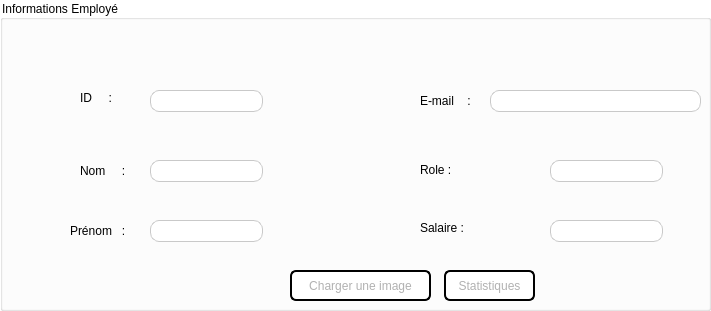
       <widget class="QGroupBox" name="groupBox_16">
        <property name="geometry">
         <rect>
          <x>10</x>
          <y>10</y>
          <width>711</width>
          <height>311</height>
         </rect>
        </property>
        <property name="styleSheet">
         <string notr="true">QToolTip
{
border: 1px solid black;
background-color: #ffa02f;
padding: 1px;
border-radius: 3px;
opacity: 100;
color: black;
}

QWidget
{
    color: #000000;
    background-color: rgba(50, 50, 50, 0);
font: 87 8pt &quot;Segoe UI Black&quot;;
}

QWidget:item:hover
{
    background-color: QLinearGradient( x1: 0, y1: 0, x2: 0, y2: 1, stop: 0 #ffa02f, stop: 1 #ca0619);
    color: #ffde59;
}

QWidget:item:selected
{
    background-color: QLinearGradient( x1: 0, y1: 0, x2: 0, y2: 1, stop: 0 #ffde59, stop: 1 #ffde59);
}

QMenuBar::item
{
    background: transparent;
}

QMenuBar::item:selected
{
    background: transparent;
    border: 1px solid #ffaa00;
}

QMenuBar::item:pressed
{
    background: #ffde59;
    border: 1px solid #000;
    background-color: QLinearGradient(
        x1:0, y1:0,
        x2:0, y2:1,
        stop:1 #212121,
        stop:0.4 #343434/*,
        stop:0.2 #343434,
        stop:0.1 #ffaa00*/
    );
    margin-bottom:-1px;
    padding-bottom:1px;
}

QMenu
{
    border: 1px solid #000;
}

QMenu::item
{
    padding: 2px 20px 2px 20px;
}

QMenu::item:selected
{
    color: #000000;
}

QWidget:disabled
{
    color: #404040;
    background-color: #323232;
}

QAbstractItemView
{
    background-color: QLinearGradient( x1: 0, y1: 0, x2: 0, y2: 1, stop: 0 #4d4d4d, stop: 0.1 #646464, stop: 1 #5d5d5d);
}

QWidget:focus
{
    /*border: 2px solid QLinearGradient( x1: 0, y1: 0, x2: 0, y2: 1, stop: 0 #ffa02f, stop: 1 #d7801a);*/
}

QLineEdit
{
    background-color: QLinearGradient( x1: 0, y1: 0, x2: 0, y2: 1, stop: 0 #4d4d4d, stop: 0 #646464, stop: 1 #5d5d5d);
    padding: 1px;
    border-style: solid;
    border: 1px solid #1e1e1e;
    border-radius: 5;
}

QPushButton
{
    color: #b1b1b1;
    background-color: QLinearGradient( x1: 0, y1: 0, x2: 0, y2: 1, stop: 0 #565656, stop: 0.1 #525252, stop: 0.5 #4e4e4e, stop: 0.9 #4a4a4a, stop: 1 #464646);
    border-width: 1px;
    border-color: #ffde59;
    border-style: solid;
    border-radius: 6;
    padding: 3px;
    font-size: 12px;
    padding-left: 5px;
    padding-right: 5px;
}

QPushButton:pressed
{
    background-color: QLinearGradient( x1: 0, y1: 0, x2: 0, y2: 1, stop: 0 #2d2d2d, stop: 0.1 #2b2b2b, stop: 0.5 #292929, stop: 0.9 #282828, stop: 1 #252525);
}

QComboBox
{
    selection-background-color: #ffaa00;
    background-color: QLinearGradient( x1: 0, y1: 0, x2: 0, y2: 1, stop: 0 #565656, stop: 0.1 #525252, stop: 0.5 #4e4e4e, stop: 0.9 #4a4a4a, stop: 1 #464646);
    border-style: solid;
    border: 1px solid #1e1e1e;
    border-radius: 5;
}

QComboBox:hover,QPushButton:hover
{
    border: 2px solid QLinearGradient( x1: 0, y1: 0, x2: 0, y2: 1, stop: 0 #ffa02f, stop: 1 #d7801a);
}


QComboBox:on
{
    padding-top: 3px;
    padding-left: 4px;
    background-color: QLinearGradient( x1: 0, y1: 0, x2: 0, y2: 1, stop: 0 #2d2d2d, stop: 0.1 #2b2b2b, stop: 0.5 #292929, stop: 0.9 #282828, stop: 1 #252525);
    selection-background-color: #ffaa00;
}

QComboBox QAbstractItemView
{
    border: 2px solid darkgray;
    selection-background-color: QLinearGradient( x1: 0, y1: 0, x2: 0, y2: 1, stop: 0 #ffa02f, stop: 1 #d7801a);
}

QComboBox::drop-down
{
     subcontrol-origin: padding;
     subcontrol-position: top right;
     width: 15px;

     border-left-width: 0px;
     border-left-color: darkgray;
     border-left-style: solid; /* just a single line */
     border-top-right-radius: 3px; /* same radius as the QComboBox */
     border-bottom-right-radius: 3px;
 }

QComboBox::down-arrow
{
     image: url(:/down_arrow.png);
}

QGroupBox:focus
{
border: 2px solid QLinearGradient( x1: 0, y1: 0, x2: 0, y2: 1, stop: 0 #ffa02f, stop: 1 #d7801a);
}

QTextEdit:focus
{
    border: 2px solid QLinearGradient( x1: 0, y1: 0, x2: 0, y2: 1, stop: 0 #ffa02f, stop: 1 #d7801a);
}

QScrollBar:horizontal {
     border: 1px solid #222222;
     background: QLinearGradient( x1: 0, y1: 0, x2: 0, y2: 1, stop: 0.0 #ffde59, stop: 0.2 #ffde59, stop: 1 #ffde59);
     height: 7px;
     margin: 0px 16px 0 16px;
}

QScrollBar::handle:horizontal
{
      background: QLinearGradient( x1: 0, y1: 0, x2: 1, y2: 0, stop: 0 #ffde59, stop: 0.5 #ffde59, stop: 1 #ffde59);
      min-height: 20px;
      border-radius: 2px;
}

QScrollBar::add-line:horizontal {
      border: 1px solid #1b1b19;
      border-radius: 2px;
      background: QLinearGradient( x1: 0, y1: 0, x2: 1, y2: 0, stop: 0 #ffde59, stop: 1 #ffde59);
      width: 14px;
      subcontrol-position: right;
      subcontrol-origin: margin;
}

QScrollBar::sub-line:horizontal {
      border: 1px solid #1b1b19;
      border-radius: 2px;
      background: QLinearGradient( x1: 0, y1: 0, x2: 1, y2: 0, stop: 0 #ffa02f, stop: 1 #d7801a);
      width: 14px;
     subcontrol-position: left;
     subcontrol-origin: margin;
}

QScrollBar::right-arrow:horizontal, QScrollBar::left-arrow:horizontal
{
      border: 1px solid black;
      width: 1px;
      height: 1px;
      background: white;
}

QScrollBar::add-page:horizontal, QScrollBar::sub-page:horizontal
{
      background: none;
}

QScrollBar:vertical
{
      background: QLinearGradient( x1: 0, y1: 0, x2: 1, y2: 0, stop: 0.0 #ffde59, stop: 0.2 #282828, stop: 1 #484848);
      width: 7px;
      margin: 16px 0 16px 0;
      border: 1px solid #222222;
}

QScrollBar::handle:vertical
{
      background: QLinearGradient( x1: 0, y1: 0, x2: 0, y2: 1, stop: 0 #ffde59, stop: 0.5 #d7801a, stop: 1 #ffde59);
      min-height: 20px;
      border-radius: 2px;
}

QScrollBar::add-line:vertical
{
      border: 1px solid #1b1b19;
      border-radius: 2px;
      background: QLinearGradient( x1: 0, y1: 0, x2: 0, y2: 1, stop: 0 #ffde59, stop: 1 #ffde59);
      height: 14px;
      subcontrol-position: bottom;
      subcontrol-origin: margin;
}

QScrollBar::sub-line:vertical
{
      border: 1px solid #1b1b19;
      border-radius: 2px;
      background: QLinearGradient( x1: 0, y1: 0, x2: 0, y2: 1, stop: 0 #ffde59, stop: 1 #ffde59);
      height: 14px;
      subcontrol-position: top;
      subcontrol-origin: margin;
}

QScrollBar::up-arrow:vertical, QScrollBar::down-arrow:vertical
{
      border: 1px solid black;
      width: 1px;
      height: 1px;
      background: white;
}


QScrollBar::add-page:vertical, QScrollBar::sub-page:vertical
{
      background: none;
}

QTextEdit
{
    background-color: #242424;
}

QPlainTextEdit
{
    background-color: #242424;
}

QHeaderView::section
{
    background-color: QLinearGradient(x1:0, y1:0, x2:0, y2:1, stop:0 #616161, stop: 0.5 #505050, stop: 0.6 #434343, stop:1 #656565);
    color: white;
    padding-left: 4px;
    border: 1px solid #6c6c6c;
}

QCheckBox:disabled
{
color: #414141;
}

QDockWidget::title
{
    text-align: center;
    spacing: 3px; /* spacing between items in the tool bar */
    background-color: QLinearGradient(x1:0, y1:0, x2:0, y2:1, stop:0 #323232, stop: 0.5 #242424, stop:1 #323232);
}

QDockWidget::close-button, QDockWidget::float-button
{
    text-align: center;
    spacing: 1px; /* spacing between items in the tool bar */
    background-color: QLinearGradient(x1:0, y1:0, x2:0, y2:1, stop:0 #323232, stop: 0.5 #242424, stop:1 #323232);
}

QDockWidget::close-button:hover, QDockWidget::float-button:hover
{
    background: #242424;
}

QDockWidget::close-button:pressed, QDockWidget::float-button:pressed
{
    padding: 1px -1px -1px 1px;
}

QMainWindow::separator
{
    background-color: QLinearGradient(x1:0, y1:0, x2:0, y2:1, stop:0 #161616, stop: 0.5 #151515, stop: 0.6 #212121, stop:1 #343434);
    color: white;
    padding-left: 4px;
    border: 1px solid #4c4c4c;
    spacing: 3px; /* spacing between items in the tool bar */
}

QMainWindow::separator:hover
{

    background-color: QLinearGradient(x1:0, y1:0, x2:0, y2:1, stop:0 #d7801a, stop:0.5 #b56c17 stop:1 #ffa02f);
    color: white;
    padding-left: 4px;
    border: 1px solid #6c6c6c;
    spacing: 3px; /* spacing between items in the tool bar */
}

QToolBar::handle
{
     spacing: 3px; /* spacing between items in the tool bar */
     background: url(:/images/handle.png);
}

QMenu::separator
{
    height: 2px;
    background-color: QLinearGradient(x1:0, y1:0, x2:0, y2:1, stop:0 #161616, stop: 0.5 #151515, stop: 0.6 #212121, stop:1 #343434);
    color: white;
    padding-left: 4px;
    margin-left: 10px;
    margin-right: 5px;
}

QProgressBar
{
    border: 2px solid grey;
    border-radius: 5px;
    text-align: center;
}

QProgressBar::chunk
{
    background-color: #ffde59;
    width: 2.15px;
    margin: 0.5px;
}

QTabBar::tab {
    color: #ffde59;
    border: 1px solid #444;
    border-bottom-style: none;
    background-color: #323232;
    padding-left: 10px;
    padding-right: 10px;
    padding-top: 3px;
    padding-bottom: 2px;
    margin-right: -1px;
}

QTabWidget::pane {
    border: 1px solid #444;
    top: 1px;
}

QTabBar::tab:last
{
    margin-right: 0; /* the last selected tab has nothing to overlap with on the right */
    border-top-right-radius: 3px;
}

QTabBar::tab:first:!selected
{
 margin-left: 0px; /* the last selected tab has nothing to overlap with on the right */


    border-top-left-radius: 3px;
}

QTabBar::tab:!selected
{
    color: #b1b1b1;
    border-bottom-style: solid;
    margin-top: 3px;
    background-color: QLinearGradient(x1:0, y1:0, x2:0, y2:1, stop:1 #212121, stop:.4 #343434);
}

QTabBar::tab:selected
{
    border-top-left-radius: 3px;
    border-top-right-radius: 3px;
    margin-bottom: 0px;
}

QTabBar::tab:!selected:hover
{
    /*border-top: 2px solid #ffaa00;
    padding-bottom: 3px;*/
    border-top-left-radius: 3px;
    border-top-right-radius: 3px;
    background-color: QLinearGradient(x1:0, y1:0, x2:0, y2:1, stop:1 #212121, stop:0.4 #343434, stop:0.2 #343434, stop:0.1 #ffaa00);
}

QRadioButton::indicator:checked, QRadioButton::indicator:unchecked{
    color: #b1b1b1;
    background-color: #323232;
    border: 1px solid #b1b1b1;
    border-radius: 6px;
}

QRadioButton::indicator:checked
{
    background-color: qradialgradient(
        cx: 0.5, cy: 0.5,
        fx: 0.5, fy: 0.5,
        radius: 1.0,
        stop: 0.25 #ffaa00,
        stop: 0.3 #323232
    );
}

QCheckBox::indicator{
    color: #b1b1b1;
    background-color: #323232;
    border: 1px solid #b1b1b1;
    width: 9px;
    height: 9px;
}

QRadioButton::indicator
{
    border-radius: 6px;
}

QRadioButton::indicator:hover, QCheckBox::indicator:hover
{
    border: 1px solid #ffaa00;
}

QCheckBox::indicator:checked
{
    image:url(:/images/checkbox.png);
}

QCheckBox::indicator:disabled, QRadioButton::indicator:disabled
{
    border: 1px solid #444;
}</string>
        </property>
        <property name="title">
         <string>Informations Employé</string>
        </property>
        <widget class="QLabel" name="label_CIN_E_4">
         <property name="geometry">
          <rect>
           <x>80</x>
           <y>90</y>
           <width>56</width>
           <height>16</height>
          </rect>
         </property>
         <property name="styleSheet">
          <string notr="true">
font: 87 8pt &quot;Segoe UI Black&quot;,rgb(0, 0, 0);</string>
         </property>
         <property name="text">
          <string>ID     :</string>
         </property>
        </widget>
        <widget class="QLabel" name="label_NomE_4">
         <property name="geometry">
          <rect>
           <x>80</x>
           <y>160</y>
           <width>56</width>
           <height>21</height>
          </rect>
         </property>
         <property name="styleSheet">
          <string notr="true">font: 87 8pt &quot;Segoe UI Black&quot;;</string>
         </property>
         <property name="text">
          <string>Nom     :</string>
         </property>
        </widget>
        <widget class="QLabel" name="label_PrenomE_4">
         <property name="geometry">
          <rect>
           <x>70</x>
           <y>220</y>
           <width>71</width>
           <height>21</height>
          </rect>
         </property>
         <property name="styleSheet">
          <string notr="true">font: 87 8pt &quot;Segoe UI Black&quot;;</string>
         </property>
         <property name="text">
          <string>Prénom   :</string>
         </property>
        </widget>
        <widget class="QLabel" name="label_PosteE_4">
         <property name="geometry">
          <rect>
           <x>420</x>
           <y>160</y>
           <width>91</width>
           <height>20</height>
          </rect>
         </property>
         <property name="styleSheet">
          <string notr="true">font: 87 8pt &quot;Segoe UI Black&quot;;</string>
         </property>
         <property name="text">
          <string>Role :</string>
         </property>
        </widget>
        <widget class="QLabel" name="label_EmailE_4">
         <property name="geometry">
          <rect>
           <x>420</x>
           <y>90</y>
           <width>61</width>
           <height>21</height>
          </rect>
         </property>
         <property name="styleSheet">
          <string notr="true">font: 87 8pt &quot;Segoe UI Black&quot;;</string>
         </property>
         <property name="text">
          <string>E-mail    :</string>
         </property>
        </widget>
        <widget class="QLabel" name="label_SalaireE_4">
         <property name="geometry">
          <rect>
           <x>420</x>
           <y>220</y>
           <width>81</width>
           <height>16</height>
          </rect>
         </property>
         <property name="styleSheet">
          <string notr="true">font: 87 8pt &quot;Segoe UI Black&quot;;</string>
         </property>
         <property name="text">
          <string>Salaire :</string>
         </property>
        </widget>
        <widget class="QLineEdit" name="lineEdit_CINE_4">
         <property name="geometry">
          <rect>
           <x>150</x>
           <y>90</y>
           <width>113</width>
           <height>22</height>
          </rect>
         </property>
         <property name="styleSheet">
          <string notr="true">QLineEdit {
background-color: #ffffff;
border: 1px solid #c9c9c9;
border-radius: 9px;
padding: 2px 8px;
}

QLineEdit:focus {
border-color: #1e90ff;
}</string>
         </property>
         <property name="text">
          <string/>
         </property>
        </widget>
        <widget class="QLineEdit" name="lineEdit_NomE_4">
         <property name="geometry">
          <rect>
           <x>150</x>
           <y>160</y>
           <width>113</width>
           <height>22</height>
          </rect>
         </property>
         <property name="styleSheet">
          <string notr="true">QLineEdit {
background-color: #ffffff;
border: 1px solid #c9c9c9;
border-radius: 9px;
padding: 2px 8px;
}

QLineEdit:focus {
border-color: #1e90ff;
}</string>
         </property>
         <property name="text">
          <string/>
         </property>
        </widget>
        <widget class="QLineEdit" name="lineEdit_PrenomE_4">
         <property name="geometry">
          <rect>
           <x>150</x>
           <y>220</y>
           <width>113</width>
           <height>22</height>
          </rect>
         </property>
         <property name="styleSheet">
          <string notr="true">QLineEdit {
background-color: #ffffff;
border: 1px solid #c9c9c9;
border-radius: 9px;
padding: 2px 8px;
}

QLineEdit:focus {
border-color: #1e90ff;
}</string>
         </property>
         <property name="text">
          <string/>
         </property>
        </widget>
        <widget class="QLineEdit" name="lineEdit_EmailE_4">
         <property name="geometry">
          <rect>
           <x>490</x>
           <y>90</y>
           <width>211</width>
           <height>22</height>
          </rect>
         </property>
         <property name="styleSheet">
          <string notr="true">QLineEdit {
background-color: #ffffff;
border: 1px solid #c9c9c9;
border-radius: 9px;
padding: 2px 8px;
}

QLineEdit:focus {
border-color: #1e90ff;
}</string>
         </property>
        </widget>
        <widget class="QLineEdit" name="lineEdit_PosteE_4">
         <property name="geometry">
          <rect>
           <x>550</x>
           <y>160</y>
           <width>113</width>
           <height>22</height>
          </rect>
         </property>
         <property name="styleSheet">
          <string notr="true">QLineEdit {
background-color: #ffffff;
border: 1px solid #c9c9c9;
border-radius: 9px;
padding: 2px 8px;
}

QLineEdit:focus {
border-color: #1e90ff;
}</string>
         </property>
        </widget>
        <widget class="QLineEdit" name="lineEdit_SalaireE_4">
         <property name="geometry">
          <rect>
           <x>550</x>
           <y>220</y>
           <width>113</width>
           <height>22</height>
          </rect>
         </property>
         <property name="styleSheet">
          <string notr="true">QLineEdit {
background-color: #ffffff;
border: 1px solid #c9c9c9;
border-radius: 9px;
padding: 2px 8px;
}

QLineEdit:focus {
border-color: #1e90ff;
}</string>
         </property>
        </widget>
        <widget class="QPushButton" name="generer_pdf_11">
         <property name="geometry">
          <rect>
           <x>290</x>
           <y>270</y>
           <width>141</width>
           <height>31</height>
          </rect>
         </property>
         <property name="styleSheet">
          <string notr="true">QPushButton {

border: 2px solid black;
font: 87 7pt &quot;Segoe UI Black&quot;;
	background-color: rgb(255, 255, 255);

}</string>
         </property>
         <property name="text">
          <string>Charger une image</string>
         </property>
        </widget>
        <widget class="QPushButton" name="imprimerf_9">
         <property name="geometry">
          <rect>
           <x>444</x>
           <y>270</y>
           <width>91</width>
           <height>31</height>
          </rect>
         </property>
         <property name="styleSheet">
          <string notr="true">QPushButton {
border: 2px solid black;
font: 87 7pt &quot;Segoe UI Black&quot;;
	background-color: rgb(255, 255, 255);

}</string>
         </property>
         <property name="text">
          <string>Statistiques</string>
         </property>
        </widget>
       </widget>
